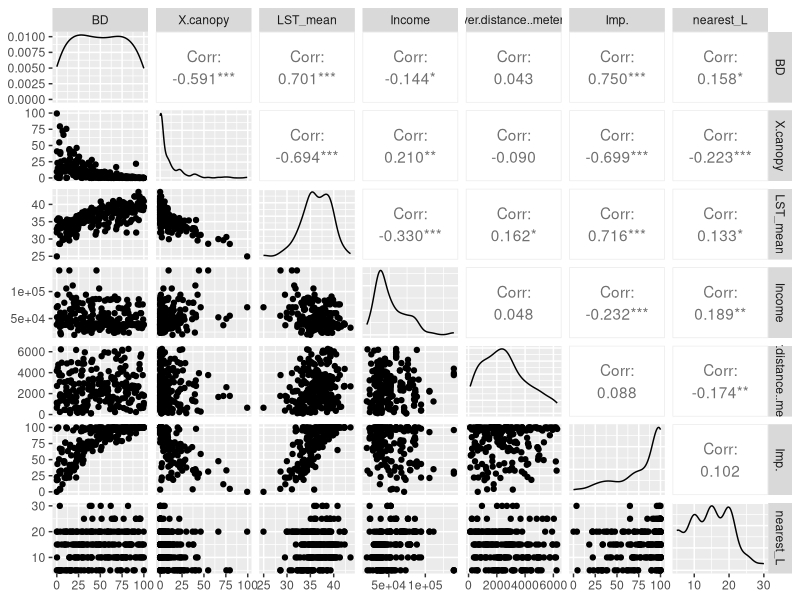
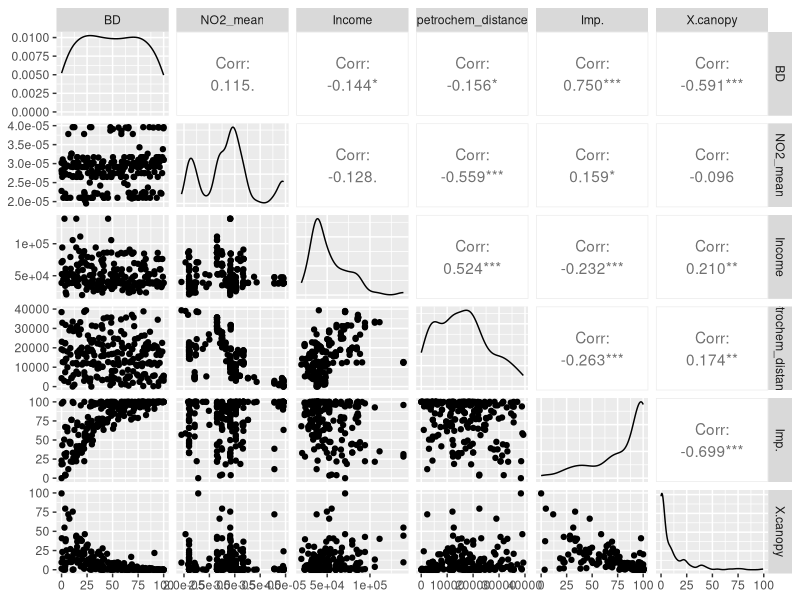
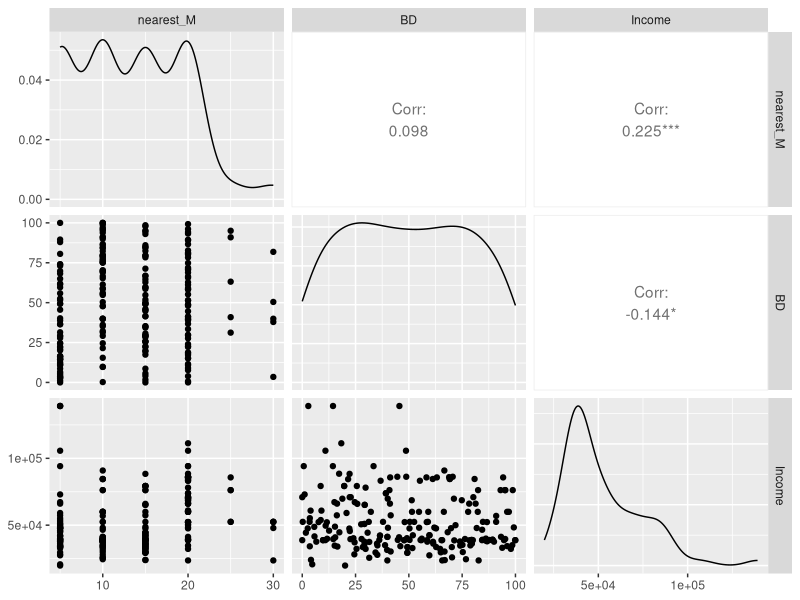
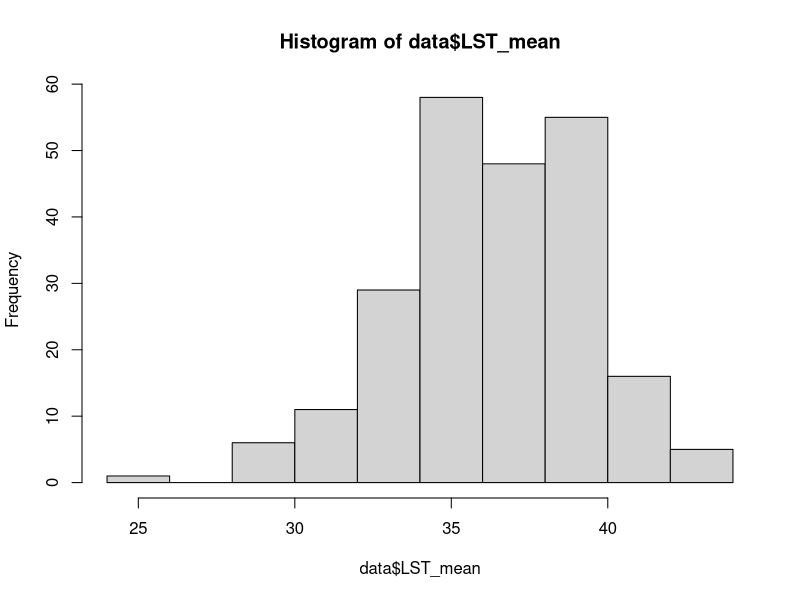
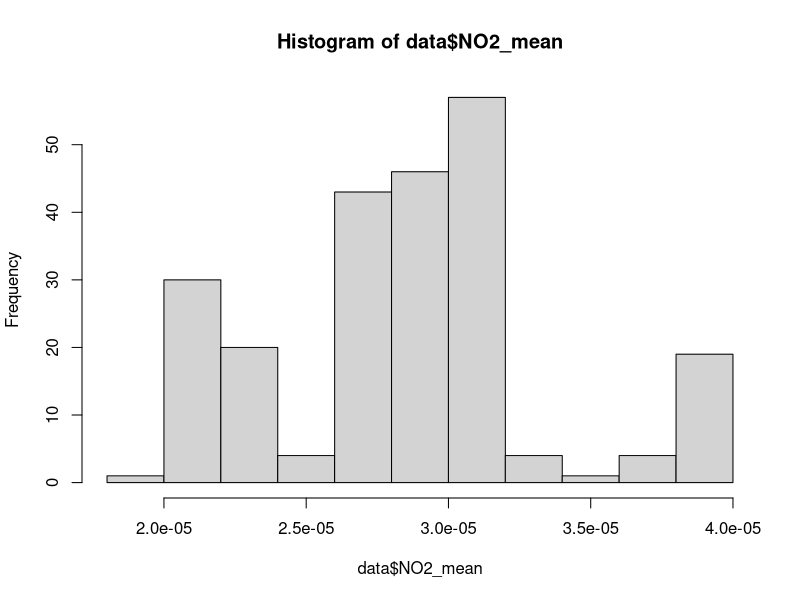
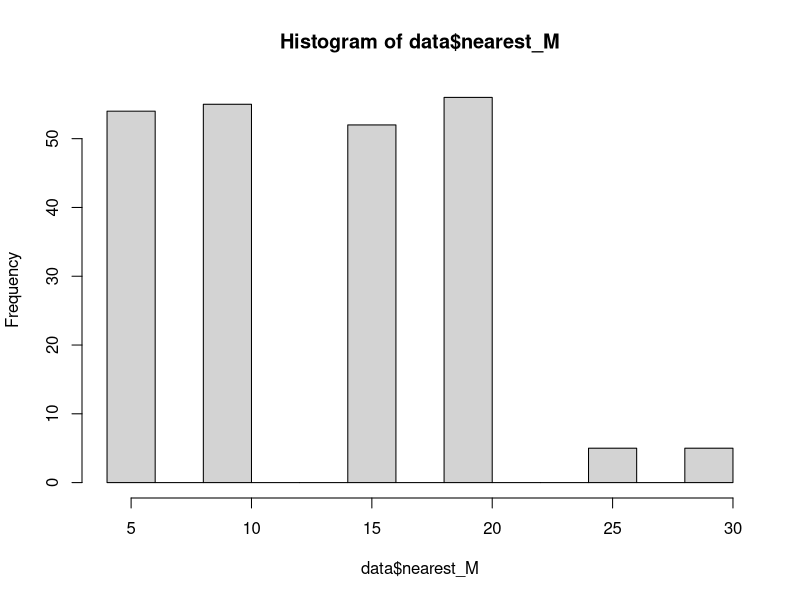
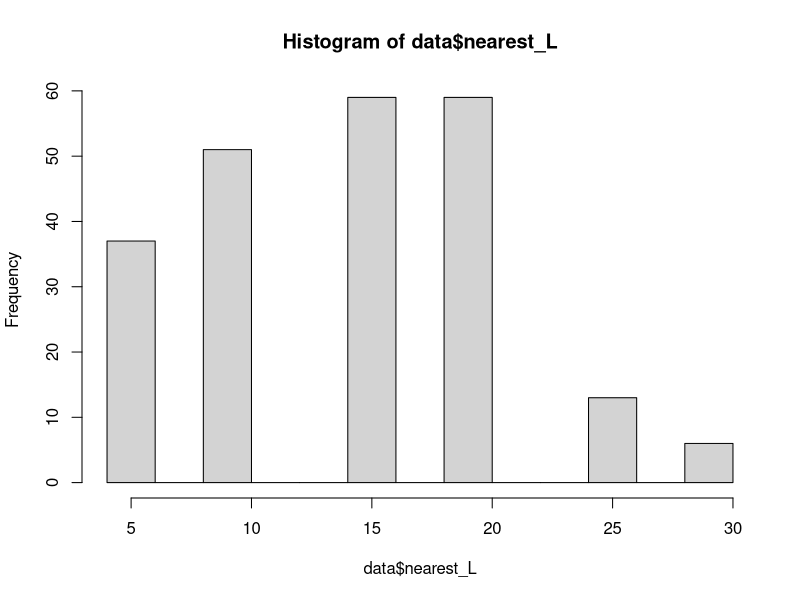
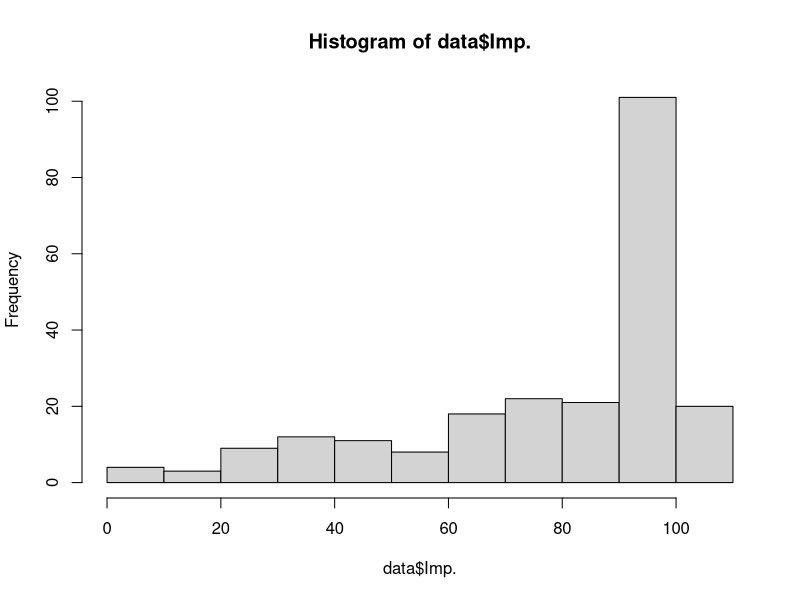

Recreate these plots in R, in order.
data<-read.csv("Data/shortlist_data_0813.csv")
View(data)


#install.packages("GGally")
library(GGally)
#install.packages("tidyverse")
library(tidyverse)

##Look at correlation matrices 

data.selected.LST<-
  data%>%select(BD,X.canopy,LST_mean, Income, river.distance..meters., Imp.,nearest_L)
GGally::ggpairs(data.selected.LST)

data.selected.NO2<-
  data%>%select(BD,NO2_mean,Income,petrochem_distance, Imp., X.canopy)
GGally::ggpairs(data.selected.NO2)


data.selected.GS<-
  data%>%select(nearest_M,BD, Income)
GGally::ggpairs(data.selected.GS)



##Looking at distributions
hist(data$LST_mean)
hist(data$NO2_mean)
hist(data$nearest_M)
hist(data$nearest_L)
hist(data$Imp.)
hist(data$BD)

##Looking at specific plots
plot(data$BD, data$X.canopy, pch=16, main="BD vs. %Canopy Cover", xlab="BD", ylab="%Canopy Cover")
##clear trend

plot(data$BD,data$LST_mean, pch=16, main="BD vs. LST", xlab="BD", ylab="LST")
##clear trend, linear

plot(data$X.canopy, data$LST_mean,pch=16, main="%Canopy Cover vs. LST", ylab="LST")
##clear trend, pretty linear

plot(data$nearest_L, data$LST_mean, pch=16, main="Green Space Access vs. LST",
     xlab="Distance to the nearest large green space", ylab="LST")
##doesn't look so clear

plot(data$Income, data$X.canopy, pch=16, main="Income vs. Canopy Cover", xlab="Income", ylab="Canopy Cover")
##doesn't look so clear

plot(data$Income, data$LST_mean, pch=16, main="Income vs. LST", xlab="Income", ylab="LST")
##doesn't look so clear, but slight negative trend?

plot(data$river.distance..meters.,data$LST_mean, main="Distance to River vs. LST",
     xlab="Distance to river", ylab="LST")
##not super clear, slight positive trend?

plot(data$Imp.,data$LST_mean, main="Impervious vs. LST",
     xlab="Impervious Cover", ylab="LST")
##clear positive trend, linear

plot(data$petrochem_distance, data$NO2_mean, pch=16, main="Distance to Factory vs. NO2", xlab="Distance
     to Factory", ylab= "NO2")
##negative trend

plot(data$Income, data$NO2_mean, pch=16, main="Income vs. NO2", xlab="Income", ylab= "NO2")
##trend unclear

plot(data$Income, data$BD, pch=16, main="Income vs. BD", xlab="Income", ylab="BD")
##not super clear, slight negative trend?

plot(data$BD, data$nearest_M, pch=16, main="BD vs. Green Space Access", xlab="Building Density", ylab= "Green Space Access")
##no clear trend

plot(data$Income, data$nearest_M, pch=16, main="Income vs. Green Space Access", xlab="Income", ylab= "Green Space Access")
##trend not strong

plot(data$Imp., data$NO2_mean, pch=16, main="Impervious Cover vs. NO2", xlab="Impervious Cover", ylab= "NO2")
##trend not clear

plot(data$BD, data$NO2_mean, pch=16, main="Building Density vs. NO2", xlab="Building Density", ylab= "NO2")
##trend not clear

plot(data$Income, data$Imp., pch=16, main="Impervious Cover vs. Income", xlab="Income", ylab= "Impervious Cover")
##negative trend

plot(data$Income, data$petrochem_distance, pch=16, main="Income vs. Distance to Factory", xlab="Income", ylab= "Distance to Factory")
##positive trend

plot(data$Road.,data$NO2_mean, pch=16, main="Road% vs. NO2", xlab="Road%", ylab= "NO2")
##not clear

plot(data$road.distance..meters.,data$NO2_mean, pch=16, main="Road Distance vs. NO2", xlab="Road Distance", ylab= "NO2")
##not clear

plot(data$NDVImean, data$NO2_mean, pch=16, main="NDVI vs. NO2", xlab="NDVI", ylab= "NO2")
##not clear

plot(data$X.canopy, data$NO2_mean, pch=16, main="Canopy% vs. NO2", xlab="%Canopy", ylab="NO2")
##not clear

plot(data$BD, data$Imp., pch=16, main="BD vs. Impervious", xlab="BD", ylab="Impervious")
##clear trend

plot(data$Imp., data$X.canopy, pch=16, main="%Canopy vs. Impervious", xlab="Impervious", ylab="%Canopy")
##clear trend
